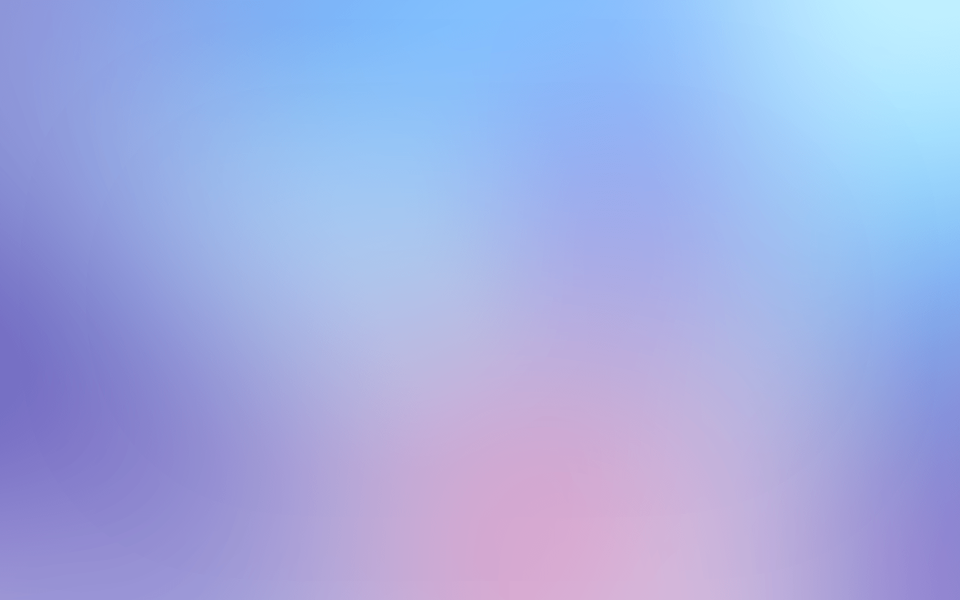
#> input picture BG/b9.png, 1920 x 1200 px (shown at 1/2 size)
$ python maskMaker.py
#> lines starting #> are read from the running program, lines starting #| are printed output that depends on the picture
import cv2
import numpy as np

bgRoot = "BG/"
maskRoot = "MK/"
imRoot = "image/"

bgPath = bgRoot + "b9.png"
mkPath = maskRoot + "m8.jpg"

bg = cv2.imread(bgPath)
#> bg is the input picture: shape (1200, 1920, 3); mean B, G, R 227.6, 173.7, 161.7
mk = cv2.imread(mkPath)
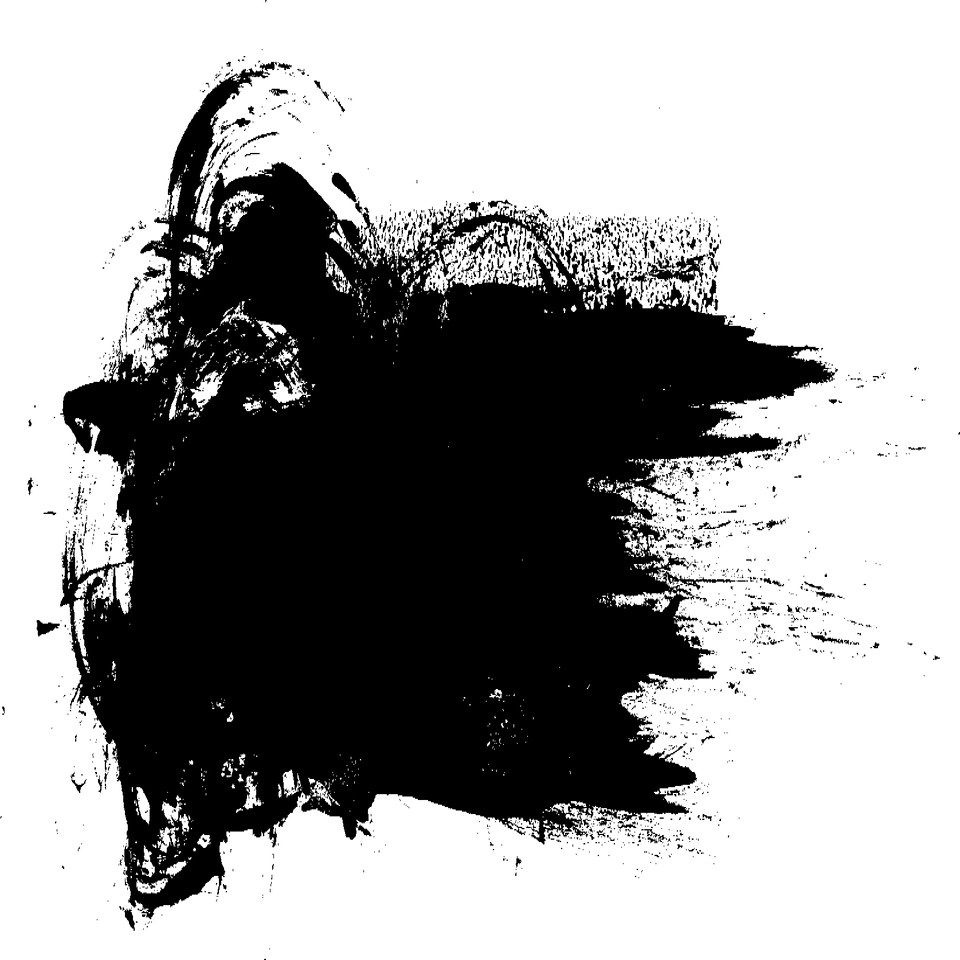
#> input picture MK/m8.jpg, 960 x 960 px
#> mk is the input picture: shape (960, 960, 3); min 0, max 255, mean 158.9

bg = cv2.resize(bg, (960, 960))
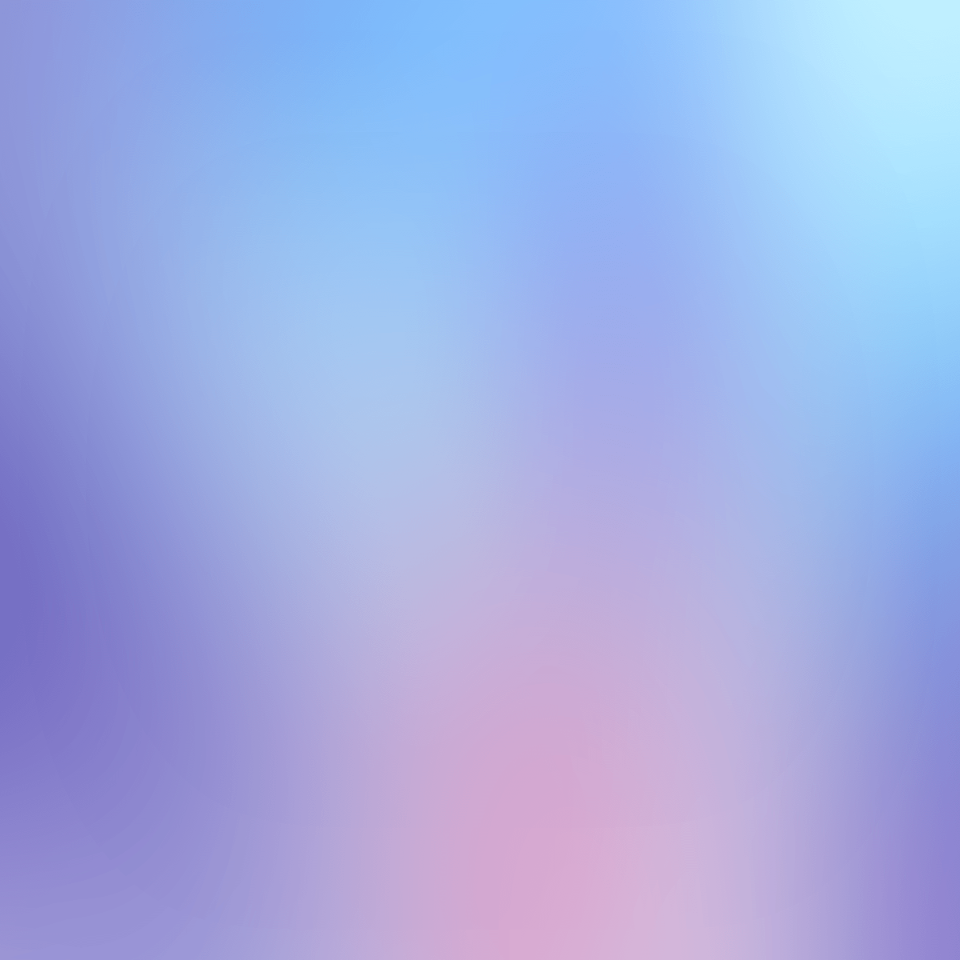
#> bg: shape (960, 960, 3); mean B, G, R 227.5, 173.6, 161.6
mkResize = cv2.resize(mk, (960, 960))
print (bg.shape, mk.shape)
#| (960, 960, 3) (960, 960, 3)
mkIverted = 255- mkResize
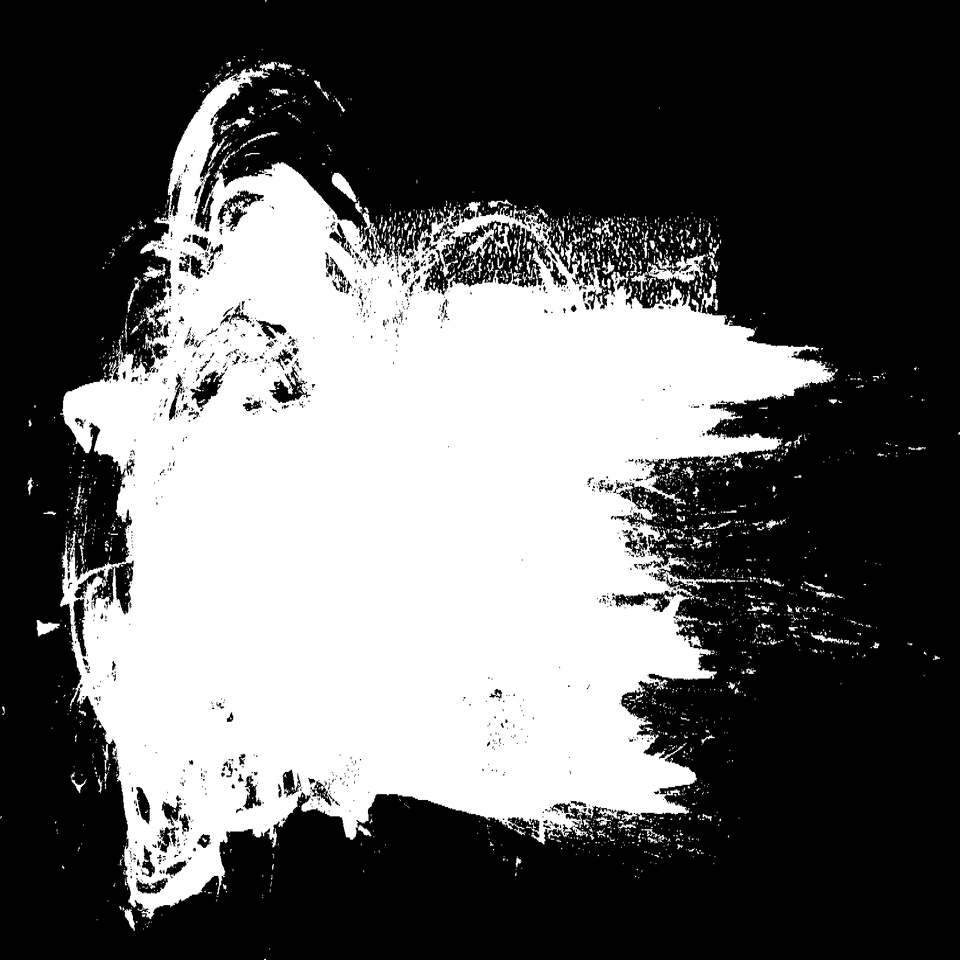
#> mkIverted: shape (960, 960, 3); min 0, max 255, mean 96.1
cv2.imwrite("t12.png", mkIverted)

blendMask = cv2.addWeighted(bg, .6, mkIverted, 1, 0)
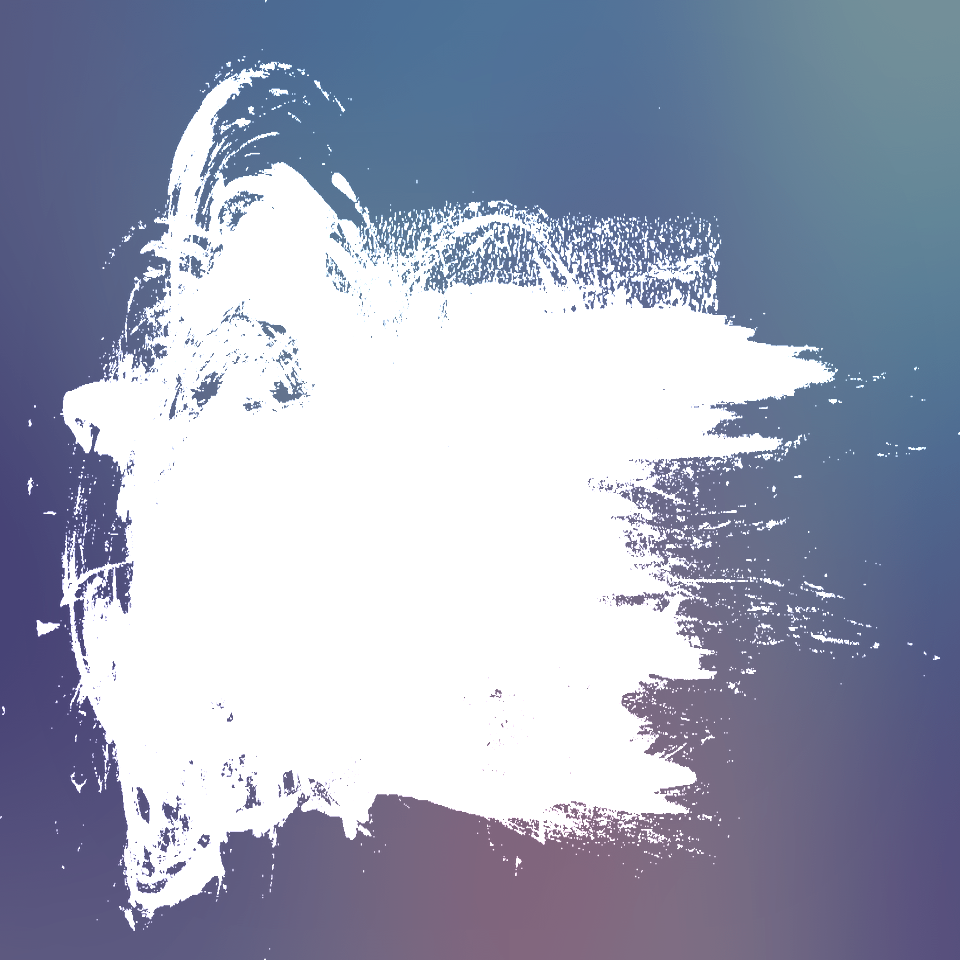
#> blendMask: shape (960, 960, 3); mean B, G, R 183.5, 162.8, 156.5

cv2.imwrite("blendedMaks1.5.png", blendMask)
